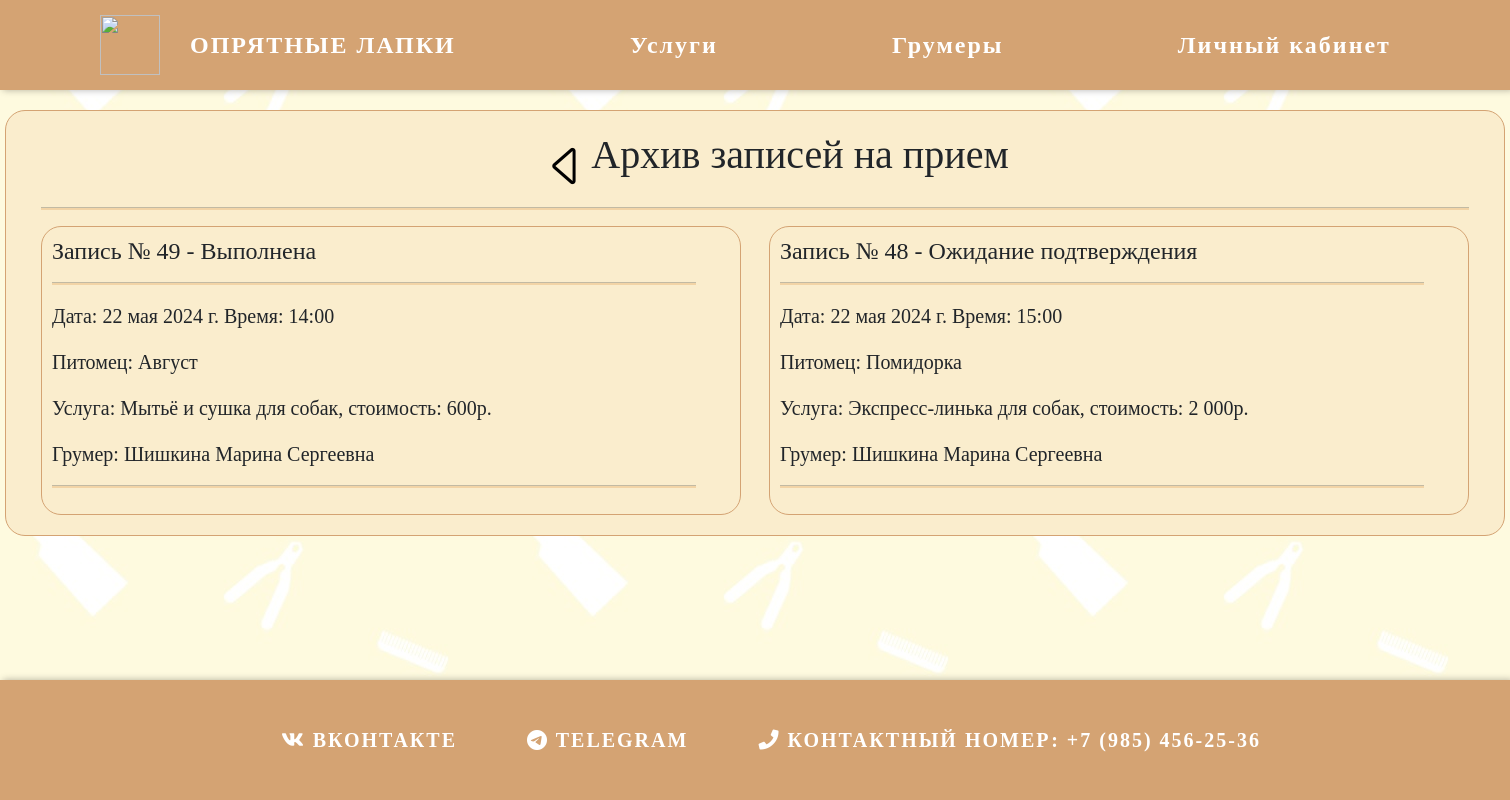
The page /archive_lk (signed in) on the database its author committed.
### Salon/models.py (models this page shows, shortened)
class Record(models.Model):
    pet_user = models.ForeignKey(PetAndUser, default="1", on_delete=models.CASCADE)
    master = models.ForeignKey(Employee, default="1", on_delete=models.CASCADE)
    time = models.CharField(max_length=50, choices=CHOISE_TIME)
    date = models.DateField()
    service = models.ForeignKey(Service, default="1", on_delete=models.CASCADE)
    status = models.CharField(max_length=50, choices=STATUS_CHOISE)
    class Meta:
        verbose_name = "Запись"
        verbose_name_plural = "Записи"

class PetAndUser(models.Model):
    pet = models.ForeignKey(Pet, default="1", related_name="pet", on_delete=models.CASCADE)
    user = models.ForeignKey(CustomUser, default="1", related_name="user", on_delete=models.CASCADE)
    class Meta:
        verbose_name = "Клиент и питомец"
        verbose_name_plural = "Клиенты и питомцы"

class Pet(models.Model):
    name = models.CharField(max_length=50)
    race = models.ForeignKey(Race, on_delete=models.CASCADE)
    age = models.PositiveIntegerField()
    type = models.ForeignKey(TypeAnimal, on_delete=models.CASCADE)
    photo = models.ImageField(default="", blank=True, upload_to="pets")
    class Meta:
        verbose_name = "Питомец"
        verbose_name_plural = "Питомцы"

class Service(models.Model):
    name = models.CharField(max_length=100)
    price = models.PositiveIntegerField()
    description = models.TextField(max_length=1000)
    type = models.ForeignKey(TypeAnimal, on_delete=models.CASCADE)
    class Meta:
        verbose_name = "Услуга"
        verbose_name_plural = "Услуги"

class Employee(models.Model):
    fam = models.CharField(max_length=50)
    name = models.CharField(max_length=50)
    otch = models.CharField(max_length=50)
    exp = models.CharField(max_length=50)
    photo = models.ImageField(default="", blank=True, upload_to="groomers")
    about = models.TextField(default="", blank=True, max_length=1000)
    class Meta:
        verbose_name = "Грумер"
        verbose_name_plural = "Грумеры"

### Salon/views.py (the view)
# urls.py: path('archive_lk', views.archive_lk, name="archive_lk"),
def archive_lk(request):
    user_profile = request.user
    records = Record.objects.filter(pet_user__user=request.user).order_by("-date", "time")
    context = {'user_profile': user_profile, 'records': records}
    return render(request, 'Salon/Archive.html', context)

### Salon/templates/Salon/Archive.html (shortened to what this page needs)
{% extends 'Salon/Layout.html' %}
{% load static %}
{% load humanize %}
{% block content %}
<div class="profile-main">
    <div class="head-archive">
        <a href="javascript:history.back()" style="text-decoration:none; color:black; margin: 10px 0 0 40px;"><i class="bi bi-caret-left" style=" font-size: 50px;"></i></a>
        <h1 style="text-align:center;">Архив записей на прием</h1>
    </div>
    <hr color="#de8b37" size="5px" width="100%"/>
    <div class="profile-inner">
                {% if records %}
                {% for rec in records %}
                <div class="record" style="margin: 0; padding: 10 10 10 10;">
                    <h4>Запись № {{ rec.id }}  -  {% if rec.status == "1" %} Ожидание подтверждения {% elif rec.status == "2" %} Запись подтверждена {% elif rec.status == "3" %} Выполнена {% endif %}</h4>
                    <hr color="#de8b37" size="5px" width="95%"/>
                    <p>Дата: {{ rec.date }}  Время: {{ rec.time }}</p>
                    <p>Питомец: {{ rec.pet_user.pet.name }}</p>
                    <p>Услуга: {{ rec.service.name }}, стоимость: {{ rec.service.price|intcomma }}р.</p>
                    <p>Грумер: {{ rec.master.fam }} {{rec.master.name}} {{rec.master.otch}}</p>
                    <hr color="#de8b37" size="5px" width="95%"/>
                </div>
                {% endfor %}
                {% endif %}
    </div>
</div>
{% endblock %}

### Salon/static/Salon/css/main.css (style rules this page uses)
body { background-color: #FEFAE0; padding:0px; margin:0px; min-height: 100%; display: grid; grid-template-rows: auto 1fr auto; }
body { font-size: 16px; font-family: cursive; text-align: center; background-color: $baby-blue; }

### Salon/static/Salon/css/lk.css (style rules this page uses)
body { background-color: #FEFAE0; padding:0px; margin:0px; }
.head-archive { justify-content: center; display: flex; flex-direction: row; flex-wrap: wrap; }
.profile-main { padding: 20px 35px; background-color: #FAEDCD; border-radius: 20px; border: 1px solid #D4A373; margin: 2% auto; width: 1500px; font-family: cursive; margin: auto; }
.profile-inner { justify-content: space-between; display: flex; flex-direction: row; flex-wrap: wrap; }
.record { background-color: #FAEDCD; border-radius: 20px; border: 1px solid #D4A373; font-size: 20px; padding: 10 0 10 35px;; margin: 1% 0 0 1%; width: 700px; font-family: cursive; }

### rows shown on the page
Record: id "49", status "Выполнена", date "22 мая 2024 г.", time "14:00", pet_user.pet.name "Август", service.name "Мытьё и сушка для собак", service.price "600", master.fam "Шишкина", master.name "Марина", master.otch "Сергеевна"
Record: id "48", status "Ожидание подтверждения", date "22 мая 2024 г.", time "15:00", pet_user.pet.name "Помидорка", service.name "Экспресс-линька для собак", service.price "2 000", master.fam "Шишкина", master.name "Марина", master.otch "Сергеевна"
